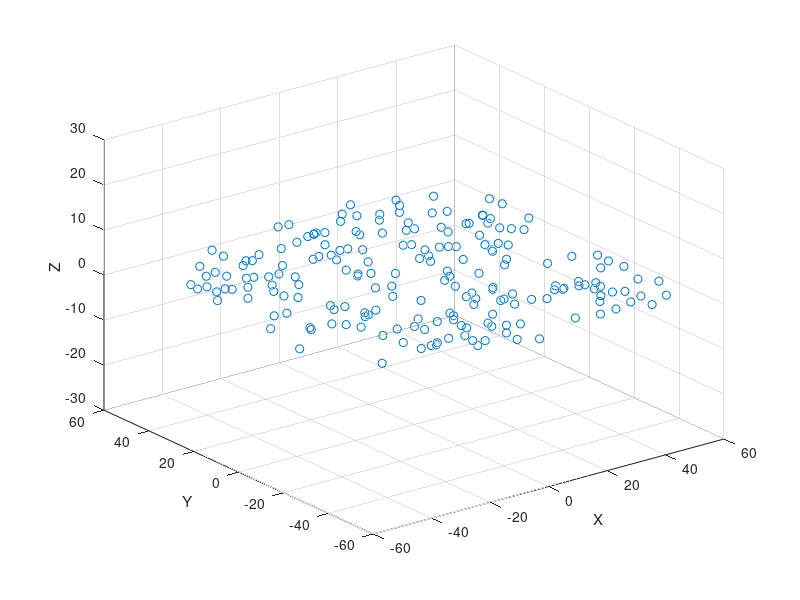

Write MATLAB code to recreate this figure. (Note: this script raises an error after producing the figure.)
clear ; close all; clc

x1 = [1;0;0];
x2 = [0;1;0];

A = [randi([-50 50], 100, 2); randi([-50 50], 100, 2)];

x_mtx = [x1, x2]';

X = A*x_mtx;

[m, n] = size(X);  % m # of examples, n # of features (variables)

noise = randn(size(X));
X = X + noise;
X(1:round(m/2), 3) = X(1:round(m/2), 3) + 4;

figure;
scatter3(X(:,1),X(:,2),X(:,3));
zlabel('Z');
xlabel('X');
ylabel('Y');
zlim([-30 30]);
hold on;


% Zero mean and normalization
mu = mean(X);
X_zeromean = X - mu;
sigma = std(X_zeromean);
X_norm = X;

% SVD
Cov_mtx = (1/m).*X_norm'*X_norm;  
[U,S,V] = svd(Cov_mtx); % Principal components 

%  Draw the eigenvectors centered at mean of data. These lines show the
%  directions of maximum variations in the dataset.

drawLine3D(mu', mu' +  0.1*S(1,1) .* U(:,1), '-b', 'LineWidth', 2);
drawLine3D(mu', mu' +  0.1*S(2,2) .* U(:,2), '-r', 'LineWidth', 2);
drawLine3D(mu', mu' +  0.1*S(3,3) .* U(:,3), '-g', 'LineWidth', 2);
legend('Data points', 'Principle Component 1', 'Principle Component 2', ...
     'Principle Component 3');
hold off;


figure;
scatter3(X(:,1),X(:,2),X(:,3));
zlabel('Z');
xlabel('X');
ylabel('Y');
zlim([-30 30]);

hold on;


% Project data
K = 2;
U_reduced = U(:,1:K);
Z = X_norm * U_reduced;

% Recover the approximation data back with error. Which means we are
% visualizing data on the plane which spanned by principal components
U_reduced = U(:,1:K);
X_rec = Z*U_reduced';


% X_rec = X_rec.*sigma;
% X_rec = X_rec + mu;

hold on;
scatter3(X_rec(:, 1), X_rec(:, 2), X_rec(:, 3));
for i = 1:size(X, 1)
    drawLine3D(X(i,:), X_rec(i,:), '--k', 'LineWidth', 1);
end

hold off


function drawLine(p1, p2, varargin)
%DRAWLINE Draws a line from point p1 to point p2
%   DRAWLINE(p1, p2) Draws a line from point p1 to point p2 and holds the
%   current figure

plot([p1(1) p2(1)], [p1(2) p2(2)], varargin{:});

end

function drawLine3D(p1, p2, varargin)
%DRAWLINE Draws a line from point p1 to point p2
%   DRAWLINE(p1, p2) Draws a line from point p1 to point p2 and holds the
%   current figure

plot3([p1(1) p2(1)], [p1(2) p2(2)], [p1(3) p2(3)], varargin{:});

end



